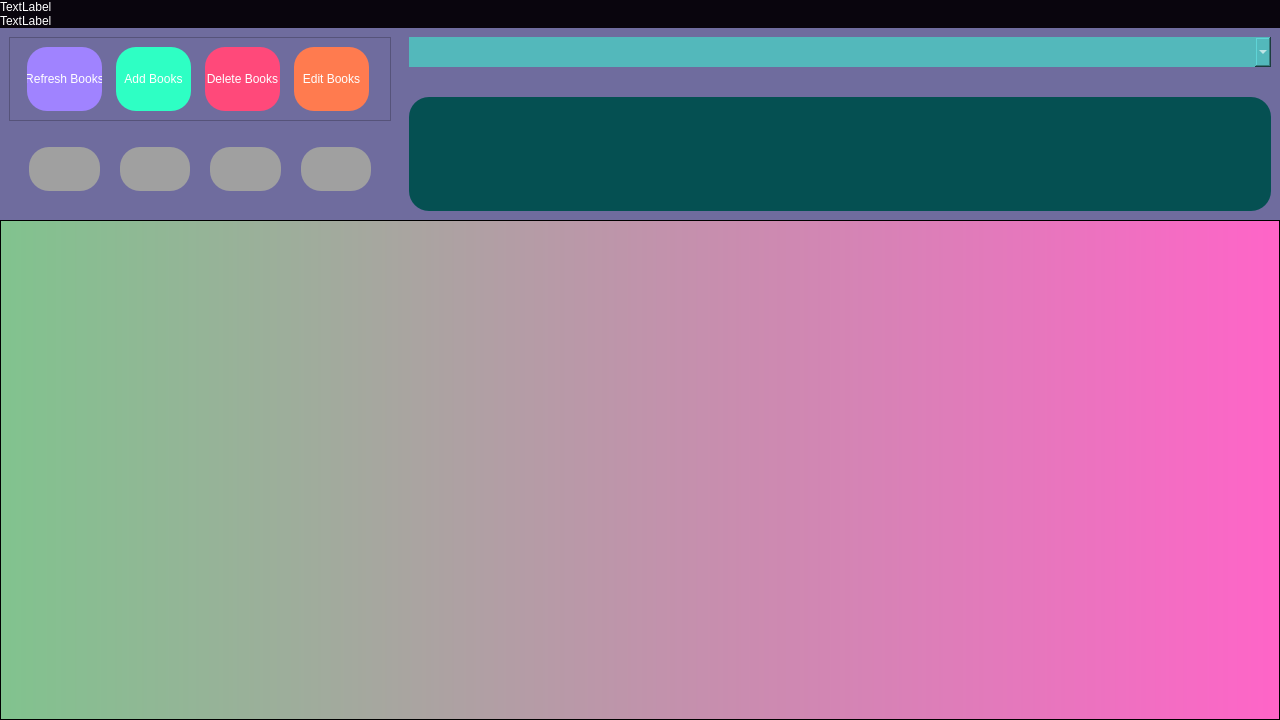
<?xml version="1.0" encoding="UTF-8"?>
<ui version="4.0">
 <class>MainWindow</class>
 <widget class="QMainWindow" name="MainWindow">
  <property name="geometry">
   <rect>
    <x>0</x>
    <y>0</y>
    <width>1280</width>
    <height>720</height>
   </rect>
  </property>
  <property name="minimumSize">
   <size>
    <width>1280</width>
    <height>720</height>
   </size>
  </property>
  <property name="windowTitle">
   <string>MainWindow</string>
  </property>
  <property name="styleSheet">
   <string notr="true">background-color: rgb(81, 54, 83);</string>
  </property>
  <widget class="QWidget" name="centralwidget">
   <property name="styleSheet">
    <string notr="true">background-color: rgb(9, 5, 13);
color: rgb(255, 255, 255);</string>
   </property>
   <layout class="QVBoxLayout" name="verticalLayout">
    <property name="spacing">
     <number>0</number>
    </property>
    <property name="leftMargin">
     <number>0</number>
    </property>
    <property name="topMargin">
     <number>0</number>
    </property>
    <property name="rightMargin">
     <number>0</number>
    </property>
    <property name="bottomMargin">
     <number>0</number>
    </property>
    <item>
     <widget class="QLabel" name="welcomeText">
      <property name="sizePolicy">
       <sizepolicy hsizetype="Expanding" vsizetype="Fixed">
        <horstretch>0</horstretch>
        <verstretch>0</verstretch>
       </sizepolicy>
      </property>
      <property name="text">
       <string>TextLabel</string>
      </property>
     </widget>
    </item>
    <item>
     <widget class="QLabel" name="label_2">
      <property name="enabled">
       <bool>true</bool>
      </property>
      <property name="sizePolicy">
       <sizepolicy hsizetype="Preferred" vsizetype="Maximum">
        <horstretch>0</horstretch>
        <verstretch>0</verstretch>
       </sizepolicy>
      </property>
      <property name="minimumSize">
       <size>
        <width>0</width>
        <height>0</height>
       </size>
      </property>
      <property name="text">
       <string>TextLabel</string>
      </property>
     </widget>
    </item>
    <item>
     <layout class="QHBoxLayout" name="clock_buttons">
      <property name="spacing">
       <number>0</number>
      </property>
      <item>
       <widget class="QFrame" name="left_side">
        <property name="maximumSize">
         <size>
          <width>400</width>
          <height>300</height>
         </size>
        </property>
        <property name="styleSheet">
         <string notr="true">background-color: #6f6c9e;</string>
        </property>
        <layout class="QVBoxLayout" name="verticalLayout_2">
         <item>
          <widget class="QFrame" name="frame">
           <property name="frameShape">
            <enum>QFrame::StyledPanel</enum>
           </property>
           <property name="frameShadow">
            <enum>QFrame::Raised</enum>
           </property>
           <layout class="QHBoxLayout" name="horizontalLayout">
            <item>
             <widget class="QPushButton" name="refreshBooks">
              <property name="sizePolicy">
               <sizepolicy hsizetype="Preferred" vsizetype="Preferred">
                <horstretch>0</horstretch>
                <verstretch>0</verstretch>
               </sizepolicy>
              </property>
              <property name="minimumSize">
               <size>
                <width>0</width>
                <height>0</height>
               </size>
              </property>
              <property name="maximumSize">
               <size>
                <width>75</width>
                <height>125</height>
               </size>
              </property>
              <property name="styleSheet">
               <string notr="true">background-color: rgb(160, 131, 255);
font: 8pt &quot;Segoe UI&quot;;
selection-color: rgb(255, 209, 92);
border-radius: 20px;
border-right-color: rgb(255, 242, 62);
</string>
              </property>
              <property name="text">
               <string>Refresh Books</string>
              </property>
             </widget>
            </item>
            <item>
             <widget class="QPushButton" name="addBooks">
              <property name="sizePolicy">
               <sizepolicy hsizetype="Preferred" vsizetype="Preferred">
                <horstretch>0</horstretch>
                <verstretch>0</verstretch>
               </sizepolicy>
              </property>
              <property name="minimumSize">
               <size>
                <width>0</width>
                <height>0</height>
               </size>
              </property>
              <property name="maximumSize">
               <size>
                <width>75</width>
                <height>125</height>
               </size>
              </property>
              <property name="styleSheet">
               <string notr="true">background-color: rgb(46, 255, 196);
font: 8pt &quot;Segoe UI&quot;;
selection-color: rgb(255, 209, 92);
border-radius: 20px;
border-right-color: rgb(255, 242, 62);</string>
              </property>
              <property name="text">
               <string>Add Books</string>
              </property>
             </widget>
            </item>
            <item>
             <widget class="QPushButton" name="deleteBooks">
              <property name="enabled">
               <bool>true</bool>
              </property>
              <property name="sizePolicy">
               <sizepolicy hsizetype="Preferred" vsizetype="Preferred">
                <horstretch>0</horstretch>
                <verstretch>0</verstretch>
               </sizepolicy>
              </property>
              <property name="minimumSize">
               <size>
                <width>0</width>
                <height>0</height>
               </size>
              </property>
              <property name="maximumSize">
               <size>
                <width>75</width>
                <height>125</height>
               </size>
              </property>
              <property name="autoFillBackground">
               <bool>false</bool>
              </property>
              <property name="styleSheet">
               <string notr="true">background-color: rgb(255, 73, 122);
font: 8pt &quot;Segoe UI&quot;;
selection-color: rgb(255, 209, 92);
border-radius: 20px;
border-right-color: rgb(255, 242, 62);</string>
              </property>
              <property name="text">
               <string>Delete Books</string>
              </property>
             </widget>
            </item>
            <item>
             <widget class="QPushButton" name="editBooks">
              <property name="enabled">
               <bool>true</bool>
              </property>
              <property name="sizePolicy">
               <sizepolicy hsizetype="Preferred" vsizetype="Preferred">
                <horstretch>0</horstretch>
                <verstretch>0</verstretch>
               </sizepolicy>
              </property>
              <property name="minimumSize">
               <size>
                <width>0</width>
                <height>0</height>
               </size>
              </property>
              <property name="maximumSize">
               <size>
                <width>75</width>
                <height>125</height>
               </size>
              </property>
              <property name="sizeIncrement">
               <size>
                <width>100</width>
                <height>50</height>
               </size>
              </property>
              <property name="baseSize">
               <size>
                <width>100</width>
                <height>50</height>
               </size>
              </property>
              <property name="styleSheet">
               <string notr="true">background-color: rgb(255, 123, 79);
font: 8pt &quot;Segoe UI&quot;;
selection-color: rgb(255, 209, 92);
border-radius: 20px;
border-right-color: rgb(255, 242, 62);
</string>
              </property>
              <property name="text">
               <string>Edit Books</string>
              </property>
             </widget>
            </item>
           </layout>
          </widget>
         </item>
         <item>
          <layout class="QHBoxLayout" name="horizontalLayout_2">
           <property name="spacing">
            <number>20</number>
           </property>
           <property name="leftMargin">
            <number>20</number>
           </property>
           <property name="topMargin">
            <number>20</number>
           </property>
           <property name="rightMargin">
            <number>20</number>
           </property>
           <property name="bottomMargin">
            <number>20</number>
           </property>
           <item>
            <widget class="QPushButton" name="clockStart">
             <property name="sizePolicy">
              <sizepolicy hsizetype="Minimum" vsizetype="Minimum">
               <horstretch>0</horstretch>
               <verstretch>0</verstretch>
              </sizepolicy>
             </property>
             <property name="toolTip">
              <string>&lt;html&gt;&lt;head/&gt;&lt;body&gt;&lt;p&gt;&lt;br/&gt;&lt;/p&gt;&lt;/body&gt;&lt;/html&gt;</string>
             </property>
             <property name="whatsThis">
              <string>&lt;html&gt;&lt;head/&gt;&lt;body&gt;&lt;p&gt;&lt;br/&gt;&lt;/p&gt;&lt;/body&gt;&lt;/html&gt;</string>
             </property>
             <property name="autoFillBackground">
              <bool>false</bool>
             </property>
             <property name="styleSheet">
              <string notr="true">background-color: rgb(160, 160, 160);
border-radius: 20px;</string>
             </property>
             <property name="text">
              <string/>
             </property>
            </widget>
           </item>
           <item>
            <widget class="QPushButton" name="clockPause">
             <property name="sizePolicy">
              <sizepolicy hsizetype="Minimum" vsizetype="Minimum">
               <horstretch>0</horstretch>
               <verstretch>0</verstretch>
              </sizepolicy>
             </property>
             <property name="styleSheet">
              <string notr="true">background-color: rgb(160, 160, 160);
border-radius: 20px;</string>
             </property>
             <property name="text">
              <string/>
             </property>
            </widget>
           </item>
           <item>
            <widget class="QPushButton" name="clockReset">
             <property name="sizePolicy">
              <sizepolicy hsizetype="Minimum" vsizetype="Minimum">
               <horstretch>0</horstretch>
               <verstretch>0</verstretch>
              </sizepolicy>
             </property>
             <property name="styleSheet">
              <string notr="true">background-color: rgb(160, 160, 160);
border-radius: 20px;</string>
             </property>
             <property name="text">
              <string/>
             </property>
            </widget>
           </item>
           <item>
            <widget class="QPushButton" name="clockToBook">
             <property name="sizePolicy">
              <sizepolicy hsizetype="Minimum" vsizetype="Minimum">
               <horstretch>0</horstretch>
               <verstretch>0</verstretch>
              </sizepolicy>
             </property>
             <property name="styleSheet">
              <string notr="true">background-color: rgb(160, 160, 160);
border-radius: 20px;</string>
             </property>
             <property name="text">
              <string/>
             </property>
            </widget>
           </item>
          </layout>
         </item>
        </layout>
       </widget>
      </item>
      <item>
       <widget class="QFrame" name="clock_main_body">
        <property name="styleSheet">
         <string notr="true">background-color:#6f6c9e;</string>
        </property>
        <layout class="QVBoxLayout" name="clock">
         <property name="spacing">
          <number>30</number>
         </property>
         <item>
          <layout class="QVBoxLayout" name="current">
           <property name="spacing">
            <number>0</number>
           </property>
           <property name="sizeConstraint">
            <enum>QLayout::SetDefaultConstraint</enum>
           </property>
           <item>
            <widget class="QComboBox" name="currentBook">
             <property name="sizePolicy">
              <sizepolicy hsizetype="Minimum" vsizetype="Maximum">
               <horstretch>0</horstretch>
               <verstretch>0</verstretch>
              </sizepolicy>
             </property>
             <property name="minimumSize">
              <size>
               <width>100</width>
               <height>30</height>
              </size>
             </property>
             <property name="font">
              <font>
               <pointsize>15</pointsize>
              </font>
             </property>
             <property name="styleSheet">
              <string notr="true">background-color: #53B8BB;
border-radius: 20px;</string>
             </property>
            </widget>
           </item>
          </layout>
         </item>
         <item>
          <widget class="QLabel" name="clockDisplay">
           <property name="sizePolicy">
            <sizepolicy hsizetype="Minimum" vsizetype="Minimum">
             <horstretch>0</horstretch>
             <verstretch>0</verstretch>
            </sizepolicy>
           </property>
           <property name="minimumSize">
            <size>
             <width>100</width>
             <height>100</height>
            </size>
           </property>
           <property name="layoutDirection">
            <enum>Qt::RightToLeft</enum>
           </property>
           <property name="styleSheet">
            <string notr="true">background-color: #055052;
color: #FFF338;
border-radius: 20px;</string>
           </property>
           <property name="text">
            <string/>
           </property>
           <property name="alignment">
            <set>Qt::AlignCenter</set>
           </property>
          </widget>
         </item>
        </layout>
       </widget>
      </item>
     </layout>
    </item>
    <item>
     <widget class="QTableView" name="newTable">
      <property name="sizePolicy">
       <sizepolicy hsizetype="Preferred" vsizetype="Preferred">
        <horstretch>0</horstretch>
        <verstretch>0</verstretch>
       </sizepolicy>
      </property>
      <property name="minimumSize">
       <size>
        <width>1280</width>
        <height>500</height>
       </size>
      </property>
      <property name="font">
       <font>
        <family>Segoe UI</family>
        <pointsize>10</pointsize>
        <weight>50</weight>
        <italic>false</italic>
        <bold>false</bold>
       </font>
      </property>
      <property name="styleSheet">
       <string notr="true">background-color: #6f6c9e;
background-color: qlineargradient(spread:pad, x1:0, y1:0, x2:1, y2:0, stop:0 rgba(129,195, 142, 255), stop:1 rgba(255, 100, 200, 255));

font: 10pt &quot;Segoe UI&quot;;
color: rgb(69, 70, 81);

text-align:center;
</string>
      </property>
      <property name="midLineWidth">
       <number>-1</number>
      </property>
      <property name="showGrid">
       <bool>true</bool>
      </property>
     </widget>
    </item>
   </layout>
  </widget>
 </widget>
 <resources/>
 <connections/>
</ui>
